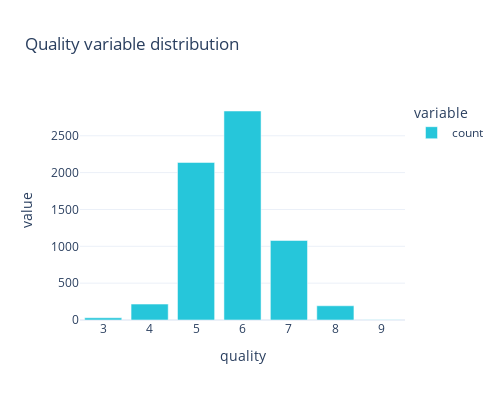

Write notebook code for a chart like this one.
### Markdown cell above
Επομένως τα types των επιμέρους στηλών είναι σωστά.

Από τα παραπάνω βλέπω πως η μεταβλητή quality είναι διακριτή, δηλαδή το
πεδίο τιμών της είναι πεπερασμένο και μπορεί να πάρει μόνο συγκεκριμένες
τιμές ακεραίων μεταξύ 3 και 9.

### Code cell
quality_value_counts = df_raw['quality'].value_counts().sort_index()

fig = px.bar(
    quality_value_counts,
    color_discrete_sequence=[color_palette[0]],
    title="Quality variable distribution"
    )

fig.update_layout(
    autosize=False,
    width=500,
    height=400
)

fig.update_xaxes(
    tickmode='linear'
)

fig.show()
print(quality_value_counts)

### Figure 1 — Plotly figure (JSON) as saved in the notebook; plotly's stock layout.template omitted (floating-point values rounded to 4 significant figures)
{"data": [{"hovertemplate": "variable=count<br>quality=%{x}<br>value=%{y}<extra></extra>", "legendgroup": "count", "marker": {"color": "#26C6DA", "pattern": {"shape": ""}}, "name": "count", "orientation": "v", "showlegend": true, "textposition": "auto", "type": "bar", "x": [3, 4, 5, 6, 7, 8, 9], "xaxis": "x", "y": [30, 216, 2138, 2836, 1079, 193, 5], "yaxis": "y"}], "layout": {"autosize": false, "barmode": "relative", "height": 400, "legend": {"title": {"text": "variable"}, "tracegroupgap": 0}, "title": {"text": "Quality variable distribution"}, "width": 500, "xaxis": {"anchor": "y", "domain": [0, 1], "tickmode": "linear", "title": {"text": "quality"}}, "yaxis": {"anchor": "x", "domain": [0, 1], "title": {"text": "value"}}}}
